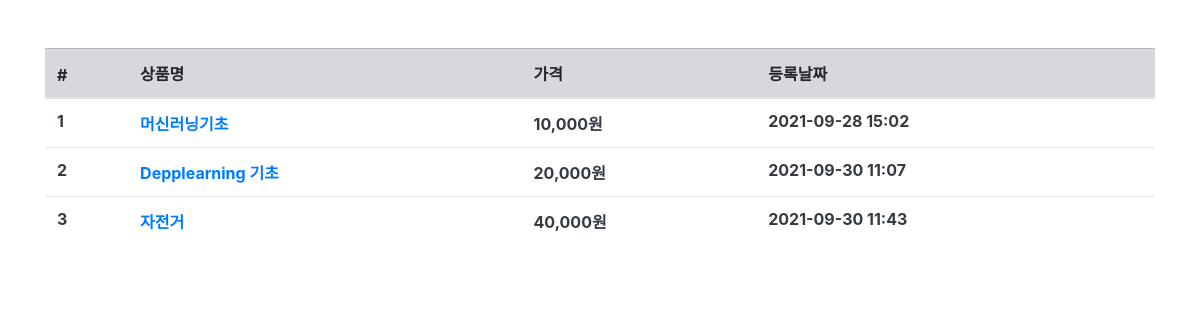
The app's page /product/ with its own data.
### product/models.py (models this page shows, shortened)
class Product(models.Model):
    name = models.CharField(max_length=256, verbose_name="상품명")
    price = models.IntegerField(verbose_name="상품가격")
    description = models.TextField(verbose_name="상품설명")
    stock = models.IntegerField(verbose_name="재고")
    register_date = models.DateTimeField(auto_now_add=True, verbose_name="등록날짜")
    class Meta:
        db_table = "factcampus_product"
        verbose_name = "상품"
        verbose_name_plural = "상품"

### product/views.py (the view)
# urls.py: path("product/", ProductList.as_view()),
class ProductList(ListView):
    model = Product
    template_name = "product.html"
    context_object_name = "product_list"

### product/templates/product.html
{% extends "base.html" %}
{% load humanize %}
{% block contents %}
<div class="row mt-5">
    <div class="col-12">
        <table class="table ">
            <thead class="table-secondary">
                <tr>
                    <th scope='col'># </th>
                    <th scope='col'>상품명 </th>
                    <th scope='col'>가격 </th>
                    <th scope='col'>등록날짜 </th>
                </tr>
            </thead>
            <tbody class="text-dark">
                {% for product in product_list %}
                <tr>
                    <th scope='row'> {{ product.id }} </th>
                    <th> <a href="/product/{{ product.id }}">{{ product.name }}</a> </th>
                    <th> {{ product.price|intcomma }}원</th>
                    <th> {{ product.register_date| date:'Y-m-d H:i'}} </th>
                </tr>
                {% endfor %}
            </tbody>
        </table>
    </div>
</div>
{% endblock %}

### records on screen
Product: id "1", name "머신러닝기초", price "10,000", register_date "2021-09-28 15:02"
Product: id "2", name "Depplearning 기초", price "20,000", register_date "2021-09-30 11:07"
Product: id "3", name "자전거", price "40,000", register_date "2021-09-30 11:43"
